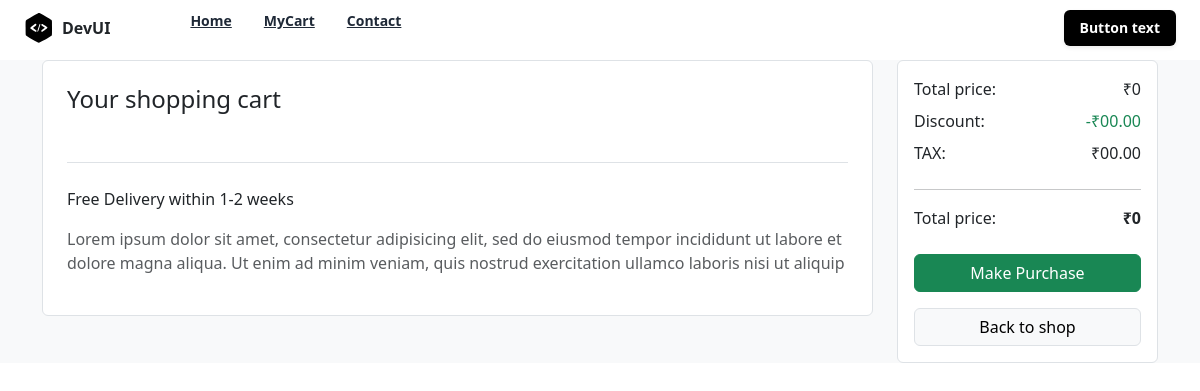
The page /mycart/ (signed in) on the database as committed earlier.
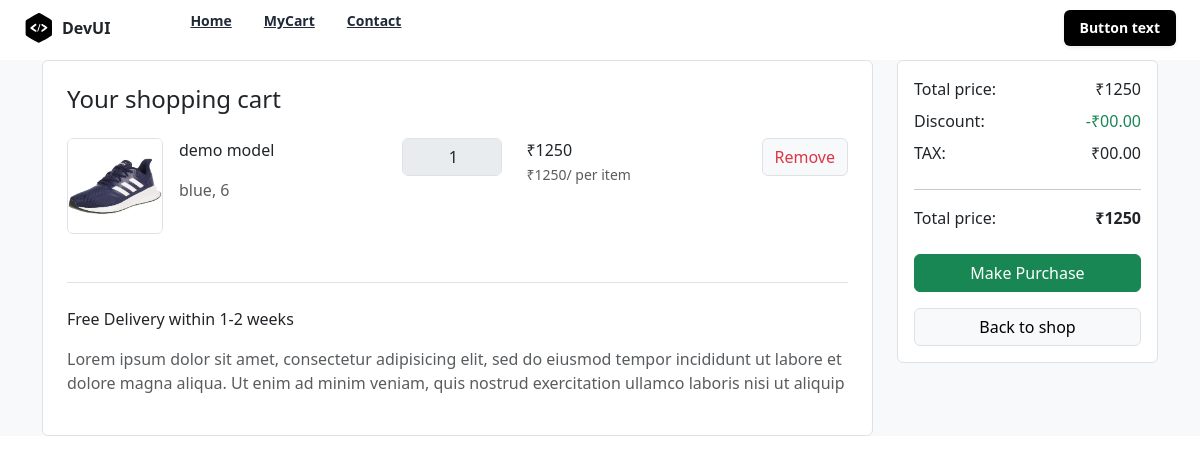
The same page on the database as committed later.
### store/models.py (models this page shows)
class CartItems(models.Model):
    wishlist_object=models.ForeignKey(Cart,on_delete=models.CASCADE,related_name="cart_items")
    product_variant_object=models.ForeignKey(ProductVariant,on_delete=models.CASCADE)
    size_variant=models.PositiveIntegerField(null=True)
    quantity=models.PositiveIntegerField(null=True)
    total=models.PositiveIntegerField(null=True)
    is_order_placed=models.BooleanField(default=False)
    created_date=models.DateTimeField(auto_now_add=True)
    updated_date=models.DateTimeField(auto_now=True)
    is_active=models.BooleanField(default=True)

class ProductVariant(models.Model):
    product_object=models.ForeignKey(Product,on_delete=models.CASCADE,related_name='product_variant')
    color_variant=models.CharField(max_length=100,null=True)
    variant_img=models.ImageField(upload_to="variant_pictures",default="/product_pictures/default.png")
    price_variant=models.PositiveIntegerField()
    created_date=models.DateTimeField(auto_now_add=True)
    updated_date=models.DateTimeField(auto_now=True)
    is_active=models.BooleanField(default=True)

class Product(models.Model):
    title=models.CharField(max_length=200)
    description=models.TextField()
    brand_object=models.ForeignKey(Brand,on_delete=models.CASCADE)
    category_object=models.ForeignKey(Category,on_delete=models.CASCADE)
    owner=models.ForeignKey(User,on_delete=models.CASCADE,related_name="projects")
    thumbnail=models.ImageField(upload_to="product_pictures",default="/product_pictures/default.png")
    size_objects=models.ManyToManyField(Size)
    price=models.PositiveIntegerField()
    created_date=models.DateTimeField(auto_now_add=True)
    updated_date=models.DateTimeField(auto_now=True)
    is_active=models.BooleanField(default=True)
    def __str__(self):
        return self.title

### store/views.py (the view)
# urls.py: path('mycart/',views.MyCartView.as_view(),name='mycart'),
class MyCartView(View):
    def get(self,request,*args,**kwargs):
        qs=request.user.cart.cart_items.filter(is_order_placed=False)
        total=0
        for p in qs:
            total+=p.total
        return render(request,'store/my_cart.html',{'products':qs,"total":total})

### store/templates/store/my_cart.html (shortened to what this page needs)
{%extends 'store/base.html'%}
{%block main_block%}
{%load static%}
<link rel="stylesheet" href="{%static 'css/my_cart.css'%}">
<link href="https://cdn.jsdelivr.net/npm/bootstrap@5.3.3/dist/css/bootstrap.min.css" rel="stylesheet">
  <section class="bg-light my-1">
    <div class="container">
      <div class="row">
        <div class="col-lg-9">
          <div class="card border shadow-0">
            <div class="m-4">
              <h4 class="card-title mb-4">Your shopping cart</h4>
              {%for p in products%}
              <div class="row gy-3 mb-4">
                <div class="col-lg-5">
                  <div class="me-lg-5">
                    <div class="d-flex">
                      <img src="{{p.product_variant_object.variant_img.url}}" class="border rounded me-3" style="width: 96px; height: 96px;" />
                      <div class="">
                        <p class="nav-link">{{p.product_variant_object.product_object}}</p>
                        <p class="text-muted">{{p.product_variant_object.color_variant}}, {{p.size_variant}}</p>
                      </div>
                    </div>
                  </div>
                </div>
                <div class="col-lg-2 col-sm-6 col-6 d-flex flex-row flex-lg-column flex-xl-row text-nowrap">
                  <div class="">
                    <input disabled style="width: 100px;" class="form-control me-4" value="        {{p.quantity}}">
                  </div>
                  <div class="">
                    <text class="h6">₹{{p.total}}</text> <br />
                    <small class="text-muted text-nowrap"> ₹{{p.product_variant_object.price_variant}}/ per item </small>
                  </div>
                </div>
                <div class="col-lg col-sm-6 d-flex justify-content-sm-center justify-content-md-start justify-content-lg-center justify-content-xl-end mb-2">
                  <div class="float-md-end">
                    <a href="{%url 'cartitem-remove' p.id%}" class="btn btn-light border text-danger icon-hover-danger"> Remove</a>
                  </div>
                </div>
              </div>
              {%endfor%}
            </div>
            <div class="border-top pt-4 mx-4 mb-4">
              <p> Free Delivery within 1-2 weeks</p>
              <p class="text-muted">
                Lorem ipsum dolor sit amet, consectetur adipisicing elit, sed do eiusmod tempor incididunt ut labore et dolore magna aliqua. Ut enim ad minim veniam, quis nostrud exercitation ullamco laboris nisi ut
                aliquip
              </p>
            </div>
          </div>
        </div>
        <div class="col-lg-3">
          <div class="card shadow-0 border">
            <div class="card-body">
              <div class="d-flex justify-content-between">
                <p class="mb-2">Total price:</p>
                <p class="mb-2">₹{{total}}</p>
              </div>
              <div class="d-flex justify-content-between">
                <p class="mb-2">Discount:</p>
                <p class="mb-2 text-success">-₹00.00</p>
              </div>
              <div class="d-flex justify-content-between">
                <p class="mb-2">TAX:</p>
                <p class="mb-2">₹00.00</p>
              </div>
              <hr />
              <div class="d-flex justify-content-between">
                <p class="mb-2">Total price:</p>
                <p class="mb-2 fw-bold">₹{{total}}</p>
              </div>
              <div class="mt-3">
                <a href="{%url 'shipping-address'%}" class="btn btn-success w-100 shadow-0 mb-2"> Make Purchase </a>
                <a href="{%url 'index'%}" class="btn btn-light w-100 border mt-2"> Back to shop </a>
              </div>
            </div>
          </div>
        </div>
      </div>
    </div>
  </section>
{%endblock%}

Rows that differ between the two databases and show on the page:
added CartItems: product_variant_object.variant_img (picture), product_variant_object.product_object "demo model", product_variant_object.color_variant "blue", size_variant "6", quantity "1", total "1250", product_variant_object.price_variant "1250"
Other text that changed with them:
{{ total }}: "0" → "1250"
